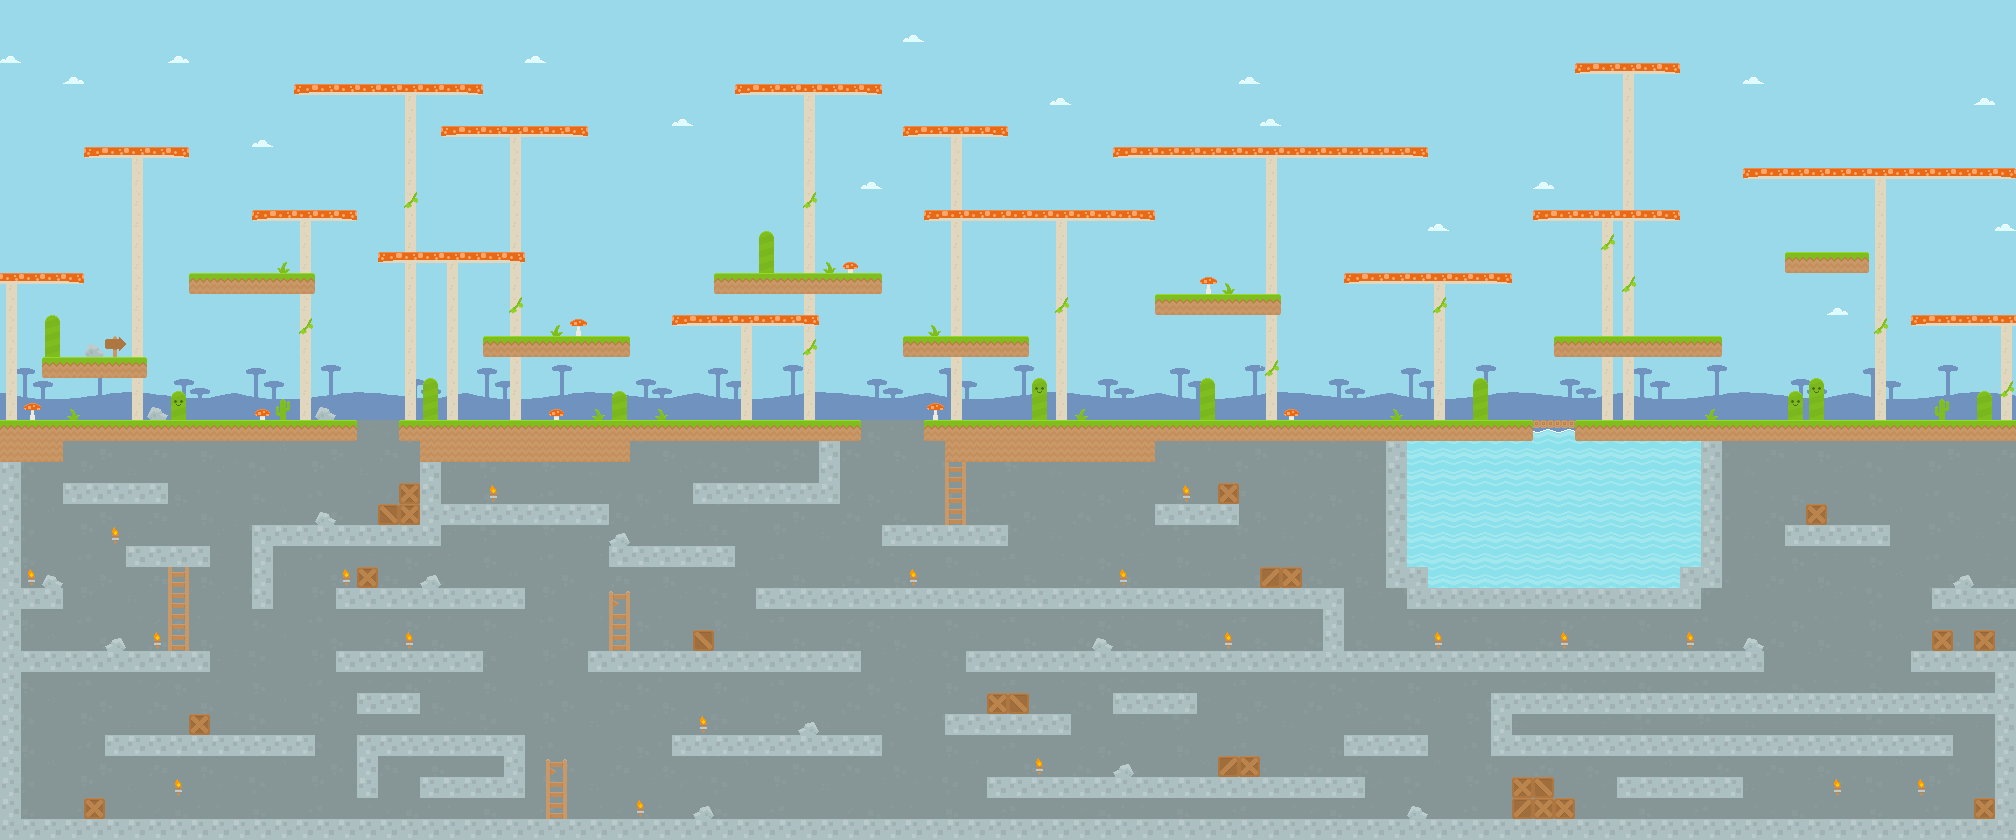

A level layout from a 2D game, rendered from its tile map. Below: a short description, then the map file with tile-grid data replaced by summaries:
An orthogonal 96x40 tile map with 21x21 px tiles, 6 tile layers (background, scrollingBg, midground, decorationLayer, ...) and 63 objects (19x pickUp, 16x platform, 15x enemyCollision, 10x airEnemy, playerSpawn, ...).

<map version="1.0" tiledversion="1.0.3" orientation="orthogonal" renderorder="right-down" width="96" height="40" tilewidth="21" tileheight="21" nextobjectid="74">
 <tileset firstgid="1" name="spritesheet-tileset" tilewidth="21" tileheight="21" tilecount="480" columns="30">
  <image source="spritesheet.png" width="630" height="336" />
 </tileset>
 <layer name="background" width="96" height="40">
  <data>[3840 cells, 3840 non-empty, 35 distinct tile ids]</data>
 </layer>
 <layer name="scrollingBg" width="96" height="40">
  <data>[3840 cells, 288 non-empty, 33 distinct tile ids]</data>
 </layer>
 <layer name="midground" width="96" height="40">
  <data>[3840 cells, 39 non-empty, 9 distinct tile ids]</data>
 </layer>
 <layer name="decorationLayer" width="96" height="40">
  <data>[3840 cells, 346 non-empty, 13 distinct tile ids]</data>
 </layer>
 <layer name="collisionLayer" width="96" height="40">
  <data>[3840 cells, 640 non-empty, 7 distinct tile ids]</data>
 </layer>
 <layer name="platformLayer" width="96" height="40">
  <data>[3840 cells, 120 non-empty, 2 distinct tile ids]</data>
 </layer>
 <objectgroup name="objectLayer">
  <object id="1" name="playerSpawn" x="73.5" y="315" width="21" height="21">
   <ellipse />
  </object>
  <object id="2" name="platform" x="84" y="147" width="105" height="10.5" />
  <object id="3" name="platform" x="0" y="273" width="84" height="10.5" />
  <object id="4" name="platform" x="252" y="210" width="105" height="10.5" />
  <object id="5" name="platform" x="378" y="252" width="147" height="10.5" />
  <object id="6" name="platform" x="294" y="84" width="189" height="10.5" />
  <object id="7" name="platform" x="441" y="126" width="147" height="10.5" />
  <object id="8" name="platform" x="735" y="84" width="147" height="10.5" />
  <object id="9" name="platform" x="903" y="126" width="105" height="10.5" />
  <object id="10" name="platform" x="924" y="210" width="231" height="10.5" />
  <object id="11" name="platform" x="1113" y="147" width="315" height="10.5" />
  <object id="12" name="platform" x="1344" y="273" width="168" height="10.5" />
  <object id="13" name="platform" x="1533" y="210" width="147" height="10.5" />
  <object id="14" name="platform" x="1575" y="63" width="105" height="10.5" />
  <object id="15" name="platform" x="1743" y="168" width="273" height="10.5" />
  <object id="16" name="platform" x="1911" y="315" width="105" height="10.5" />
  <object id="18" name="platform" x="672" y="315" width="147" height="10.5" />
  <object id="20" name="underground" x="0" y="430.5" width="2016" height="409.5" />
  <object id="24" name="pickUp" gid="222" x="189" y="273" width="21" height="21" />
  <object id="25" name="pickUp" gid="222" x="210" y="420" width="21" height="21" />
  <object id="26" name="pickUp" gid="222" x="441" y="84" width="21" height="21" />
  <object id="29" name="pickUp" gid="222" x="735" y="273" width="21" height="21" />
  <object id="30" name="pickUp" gid="222" x="1680" y="735" width="21" height="21" />
  <object id="31" name="pickUp" gid="222" x="1848" y="525" width="21" height="21" />
  <object id="32" name="pickUp" gid="222" x="1260" y="651" width="21" height="21" />
  <object id="33" name="pickUp" gid="222" x="462" y="777" width="21" height="21" />
  <object id="34" name="pickUp" gid="222" x="126" y="735" width="21" height="21" />
  <object id="35" name="pickUp" gid="222" x="441" y="504" width="21" height="21" />
  <object id="36" name="pickUp" gid="222" x="756" y="483" width="21" height="21" />
  <object id="37" name="pickUp" gid="222" x="1239" y="294" width="21" height="21" />
  <object id="38" name="pickUp" gid="222" x="1386" y="273" width="21" height="21" />
  <object id="40" name="pickUp" gid="222" x="1344" y="147" width="21" height="21" />
  <object id="41" name="pickUp" gid="222" x="966" y="336" width="21" height="21" />
  <object id="42" name="pickUp" gid="222" x="1974" y="168" width="21" height="21" />
  <object id="43" name="pickUp" gid="222" x="1827" y="420" width="21" height="21" />
  <object id="44" name="pickUp" gid="222" x="1785" y="252" width="21" height="21" />
  <object id="45" name="pickUp" gid="222" x="840" y="651" width="21" height="21" />
  <object id="47" name="powerUp" gid="140" x="84" y="798" width="21" height="21" />
  <object id="49" name="enemyCollision" x="357" y="399" width="5.25" height="21" />
  <object id="50" name="enemyCollision" x="373" y="231" width="5.25" height="21" />
  <object id="51" name="enemyCollision" x="524.75" y="231" width="5.25" height="21" />
  <object id="52" name="enemyCollision" x="897.75" y="315" width="5.25" height="21" />
  <object id="53" name="enemyCollision" x="1029" y="315" width="5.25" height="21" />
  <object id="54" name="enemyCollision" x="1107.75" y="126" width="5.25" height="21" />
  <object id="55" name="enemyCollision" x="1428" y="126" width="5.25" height="21" />
  <object id="56" name="enemyCollision" x="1779.75" y="231" width="5.25" height="21" />
  <object id="57" name="enemyCollision" x="1868.5" y="231" width="5.25" height="21" />
  <object id="58" name="enemyCollision" x="1317.75" y="399" width="5.25" height="21" />
  <object id="59" name="enemyCollision" x="1448.5" y="399" width="5.25" height="21" />
  <object id="60" name="enemyCollision" x="729.75" y="63" width="5.25" height="21" />
  <object id="61" name="enemyCollision" x="881.5" y="63" width="5.25" height="21" />
  <object id="62" name="enemyCollision" x="78.75" y="126" width="5.25" height="21" />
  <object id="63" name="enemyCollision" x="189" y="126" width="5.25" height="21" />
  <object id="64" name="airEnemySpawn1" type="airEnemy" x="630" y="210" width="21" height="21">
   <ellipse />
  </object>
  <object id="65" name="airEnemyDest1" type="airEnemy" x="777" y="210" width="21" height="21">
   <ellipse />
  </object>
  <object id="66" name="airEnemySpawn2" type="airEnemy" x="84" y="231" width="21" height="21">
   <ellipse />
  </object>
  <object id="67" name="airEnemyDest2" type="airEnemy" x="210" y="231" width="21" height="21">
   <ellipse />
  </object>
  <object id="68" name="airEnemySpawn3" type="airEnemy" x="1134" y="105" width="21" height="21">
   <ellipse />
  </object>
  <object id="69" name="airEnemyDest3" type="airEnemy" x="1386" y="105" width="21" height="21">
   <ellipse />
  </object>
  <object id="70" name="airEnemySpawn4" type="airEnemy" x="1554" y="294" width="21" height="21">
   <ellipse />
  </object>
  <object id="71" name="airEnemyDest4" type="airEnemy" x="1701" y="294" width="21" height="21">
   <ellipse />
  </object>
  <object id="72" name="airEnemySpawn5" type="airEnemy" x="1785" y="126" width="21" height="21">
   <ellipse />
  </object>
  <object id="73" name="airEnemyDest5" type="airEnemy" x="1932" y="126" width="21" height="21">
   <ellipse />
  </object>
 </objectgroup>
</map>